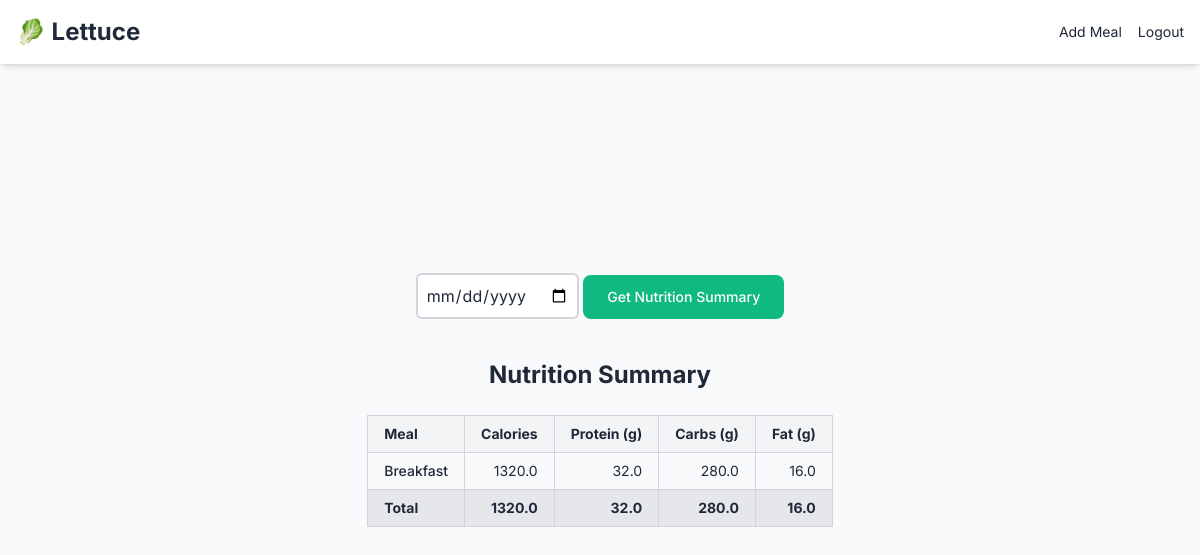
The page /dashboard (signed in) on the database its author committed.
### models.py (models this page shows)
class MealNutrition(db.Model):
    id = db.Column(db.Integer, primary_key=True)
    meal_id = db.Column(db.Integer, db.ForeignKey('meal.id'), nullable=False)
    calories = db.Column(db.Float, nullable=False)
    protein = db.Column(db.Float, nullable=False)
    carbs = db.Column(db.Float, nullable=False)
    fat = db.Column(db.Float, nullable=False)

### views.py (the view)
@views_bp.route('/dashboard', methods=['GET', 'POST'])
@limiter.limit("1 per minute")
@login_required
def dashboard():
    if request.method == 'POST':
        date = request.form.get('date')
        meals_grouped = get_meals_for_date(date, session['user_id'])
        return render_template('dashboard.html', meals=meals_grouped)
    else:
        today = datetime.now().date()
        meals_grouped = get_meals_for_date(today, session['user_id'])
    return render_template('dashboard.html', meals=meals_grouped)

### auth.py (called while the page is built)
def login_required(f):
    @wraps(f)
    def decorated_function(*args, **kwargs):
        if 'user_id' not in session:
            flash('Please log in to access this page.', 'error')
            return redirect(url_for('views.login'))
        return f(*args, **kwargs)
    return decorated_function

### templates/dashboard.html (shortened to what this page needs)
{% extends "base.html" %}
{% block content %}
{% include "navbar.html" %}
<div class="flex flex-col items-center justify-center h-screen">
  <div class="flex flex-col items-center justify-center w-full h-full">
    <form action="{{ url_for('views.dashboard') }}" method="post">
      <input class="border-2 border-gray-300 rounded-md p-2" type="date" name="date" id="date">
      <button class="btn btn-primary" type="submit">Get Nutrition Summary</button>
    </form>
    <div class="flex flex-col items-center justify-center w-full mt-10">
      <h1 class="text-2xl font-bold text-primary">Nutrition Summary</h1>
      <div class="overflow-x-auto mt-6">
        <table class="table-auto border-collapse border border-gray-300 w-full text-sm text-left">
          <thead class="bg-gray-100">
            <tr>
              <th class="border border-gray-300 px-4 py-2">Meal</th>
              <th class="border border-gray-300 px-4 py-2 text-right">Calories</th>
              <th class="border border-gray-300 px-4 py-2 text-right">Protein (g)</th>
              <th class="border border-gray-300 px-4 py-2 text-right">Carbs (g)</th>
              <th class="border border-gray-300 px-4 py-2 text-right">Fat (g)</th>
            </tr>
          </thead>
          <tbody>
            {% for meal_type in ["breakfast", "lunch", "dinner", "snack"] %}
              {% if meals[meal_type] and meals[meal_type]["calories"] > 0 %}
                <tr class="hover:bg-gray-50">
                  <td class="border border-gray-300 px-4 py-2 font-medium">{{ meal_type.capitalize() }}</td>
                  <td class="border border-gray-300 px-4 py-2 text-right">{{ meals[meal_type]["calories"] }}</td>
                  <td class="border border-gray-300 px-4 py-2 text-right">{{ meals[meal_type]["protein"] }}</td>
                  <td class="border border-gray-300 px-4 py-2 text-right">{{ meals[meal_type]["carbs"] }}</td>
                  <td class="border border-gray-300 px-4 py-2 text-right">{{ meals[meal_type]["fat"] }}</td>
                </tr>
              {% endif %}
            {% endfor %}
            <tr class="font-bold bg-gray-200">
              <td class="border border-gray-300 px-4 py-2">Total</td>
              <td class="border border-gray-300 px-4 py-2 text-right">{{ meals["total"]["calories"] }}</td>
              <td class="border border-gray-300 px-4 py-2 text-right">{{ meals["total"]["protein"] }}</td>
              <td class="border border-gray-300 px-4 py-2 text-right">{{ meals["total"]["carbs"] }}</td>
              <td class="border border-gray-300 px-4 py-2 text-right">{{ meals["total"]["fat"] }}</td>
            </tr>
          </tbody>
        </table>
      </div>
    </div>
  </div>
{% endblock %}

### templates/base.html (shortened to what this page needs)
<!DOCTYPE html>
<html lang="en">
<head>
    <script src="https://cdn.tailwindcss.com"></script>
    <link rel="stylesheet" href="{{ url_for('static', filename='css/main.css') }}">
</head>
<body>
    <main class="w-full h-screen">
        {% block content %}{% endblock %}
    </main>
</body>
</html>

### templates/navbar.html
  <nav class="flex items-center justify-between w-full p-4 fixed top-0 left-0 right-0 bg-white shadow-md z-50">
    <h1 class="text-2xl font-bold text-primary"><a href="{{ url_for('views.dashboard') }}">🥬 Lettuce</a></h1>
    <div class="flex flex-row items-center justify-center gap-4">
      <a href="{{ url_for('views.add_meal') }}" class="text-sm text-primary">
        Add Meal
      </a>
      <a href="{{ url_for('views.logout') }}" class="text-sm text-primary">
          Logout
      </a>
    </div>
  </nav>

### static/css/main.css (style rules this page uses)
:root { --primary: #10b981; --primary-dark: #059669; --secondary: #3b82f6; --accent: #f59e0b; --success: #10b981; --warning: #f59e0b; --error: #ef4444; --info: #3b82f6; --text-primary: #1f2937; --text-secondary: #6b7280; --text-muted: #9ca3af; --bg-primary: #ffffff; --bg-secondary: #f9fafb; --bg-accent: #f0fdf4; --border: #e5e7eb; --border-light: #f3f4f6; --shadow-sm: 0 1px 2px 0 rgb(0 0 0 / 0.05); --shadow: 0 1px 3px 0 rgb(0 0 0 / 0.1), 0 1px 2px -1px rgb(0 0 0 / 0.1); --shadow-md: 0 4px 6px -1px rgb(0 0 0 / 0.1), 0 2px 4px -2px rgb(0 0 0 / 0.1); --shadow-lg: 0 10px 15px -3px rgb(0 0 0 / 0.1), 0 4px 6px -4px rgb(0 0 0 / 0.1); }
* { box-sizing: border-box; }
body { font-family: 'Inter', -apple-system, BlinkMacSystemFont, 'Segoe UI', Roboto, sans-serif; line-height: 1.6; color: var(--text-primary); background-color: var(--bg-secondary); -webkit-font-smoothing: antialiased; -moz-osx-font-smoothing: grayscale; }
h1, h2, h3, h4, h5, h6 { font-weight: 600; line-height: 1.25; margin-bottom: 0.5rem; }
h1 { font-size: 2.25rem; }
a { color: var(--primary); text-decoration: none; transition: color 0.2s ease; }
.btn { display: inline-flex; align-items: center; justify-content: center; padding: 0.75rem 1.5rem; border-radius: 0.5rem; font-weight: 500; font-size: 0.875rem; line-height: 1.25rem; border: none; cursor: pointer; transition: all 0.2s ease; text-decoration: none; gap: 0.5rem; }
.btn-primary { background-color: var(--primary); color: white; }

### rows shown on the page
MealNutrition: capitalize "Breakfast", calories "1320.0", protein "32.0", carbs "280.0", fat "16.0"

### other values the page prints
{{ meals["total"]["calories"] }} "1320.0"
{{ meals["total"]["protein"] }} "32.0"
{{ meals["total"]["carbs"] }} "280.0"
{{ meals["total"]["fat"] }} "16.0"
